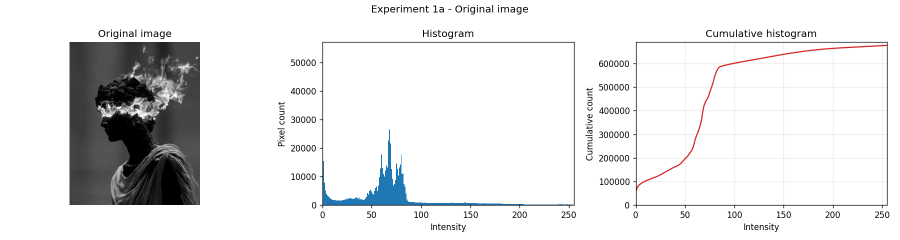
#> input picture Digital Image Processing/Assignment1_output/exp1a_original.png, 1800 x 480 px (shown at 1/2 size)
$ python FullProject.py Assignment1_output/exp1a_original.png
#> lines starting #> are read from the running program, lines starting #| are printed output that depends on the picture
#!/usr/bin/env python3
"""
Digital Image Processing - Lab 2
Histogram Analysis & Contrast Stretching

Experiment 1: histogram, histogram shift, cumulative histogram, equalization
Experiment 2: deduce contrast-stretching parameters from the histogram, apply with cv2.LUT

Usage:
    python lab2_histogram.py                      # uses a built-in synthetic low-contrast image
    python lab2_histogram.py path/to/image.png    # your own image (color is converted to gray)
    python lab2_histogram.py img.png --shift 60 --low 1 --high 99
    python lab2_histogram.py img.png --no-show    # only save figures (no pop-up windows)

Figures are saved to ./lab2_output (change with --out).
"""

import argparse
import os
import sys

import numpy as np
import cv2
import matplotlib

# The backend must be chosen before pyplot is imported.
if "--no-show" in sys.argv:
    matplotlib.use("Agg")
import matplotlib.pyplot as plt


# --------------------------------------------------------------------------
# Helpers
# --------------------------------------------------------------------------
def load_gray(path):
    """Load an image as 8-bit grayscale (shape (M, N), dtype uint8)."""
#> called with path = 'Assignment1_output/exp1a_original.png'
    img = cv2.imread(path, cv2.IMREAD_GRAYSCALE)
#> img: shape (480, 1800); min 0, max 255, mean 230.6
    if img is None:
        sys.exit(
            f"Error: could not read image '{path}'. Check the path and file format."
        )
    return img


def make_demo_image(h=300, w=400, seed=0):
    """Synthetic low-contrast image (values roughly 90..170) so the lab runs without any file."""
    rng = np.random.default_rng(seed)
    y, x = np.mgrid[0:h, 0:w]
    base = 100 + 40 * (x / w)  # soft horizontal gradient
    disk = ((x - w * 0.3) ** 2 + (y - h * 0.5) ** 2) < (h * 0.25) ** 2
    rect = (abs(x - w * 0.72) < w * 0.15) & (abs(y - h * 0.5) < h * 0.2)
    img = base + 25 * disk - 20 * rect + rng.normal(0, 4, (h, w))  # shapes + mild noise
    return np.clip(img, 0, 255).astype(np.uint8)


def compute_hist(img):
    """Histogram n_j for j = 0..255, using cv2.calcHist (returns a flat float array)."""
    return cv2.calcHist(
        [img], [0], None, [256], [0, 256]
    ).ravel()  # (image , channal zero , no masks , number of bins , the range from histogram to flattern matrix)


def cumulative_hist(hist):
    """Cumulative histogram: number of pixels with value <= r."""
    return np.cumsum(hist)


def shift_histogram(img, value):
    """
    Histogram shift by `value`: s = r + value, saturated to [0, 255].
    Done through a lookup table so it is applied the same way as everything else.
    Pixels pushed past 0 or 255 pile up at the border (information is lost).
    """
    lut = np.clip(np.arange(256) + value, 0, 255).astype(np.uint8)
    return cv2.LUT(img, lut)


def equalize_manual(img):
    """Textbook formula s = round(255 / (M*N) * sum_{j<=r} n_j), used to cross-check cv2.equalizeHist."""
    cdf = cumulative_hist(compute_hist(img))
    lut = np.round(255.0 * cdf / img.size).astype(np.uint8)
    return cv2.LUT(img, lut)


def deduce_stretch_params(hist, low_pct, high_pct):
    """
    Read r_min / r_max from the cumulative histogram.
    r_min = smallest level where at least low_pct % of pixels are at or below it
    r_max = smallest level where at least high_pct % of pixels are at or below it
    With low=0 and high=100 these are the true min and max of the image.
    Using e.g. 1 / 99 makes the stretch robust to a few outlier pixels.
    """
    cdf = cumulative_hist(hist)
    total = cdf[-1]
    r_min = int(np.searchsorted(cdf, max(total * low_pct / 100.0, 1), side="left"))
    r_max = int(np.searchsorted(cdf, total * high_pct / 100.0, side="left"))
    return r_min, min(r_max, 255)


def stretch_lut(r_min, r_max):
    """256-entry LUT for s = (r - r_min) / (r_max - r_min) * 255, clipped to [0, 255]."""
    r = np.arange(256, dtype=np.float64)
    s = (r - r_min) / (r_max - r_min) * 255.0
    return np.round(np.clip(s, 0, 255)).astype(np.uint8)


# --------------------------------------------------------------------------
# Plot helpers
# --------------------------------------------------------------------------
def show_img(ax, img, title):
    ax.imshow(
        img, cmap="gray", vmin=0, vmax=255
    )  # fixed range so brightness is comparable
    ax.set_title(title)
    ax.axis("off")


def show_hist(ax, hist, title, color="tab:blue"):
    ax.bar(np.arange(256), hist, width=1.0, color=color)
    ax.set_xlim(0, 255)
    ax.set_title(title)
    ax.set_xlabel("Intensity")
    ax.set_ylabel("Pixel count")


def show_cumhist(ax, cdf, title, color="tab:red"):
    ax.plot(np.arange(256), cdf, color=color)
    ax.set_xlim(0, 255)
    ax.set_ylim(0, cdf[-1] * 1.02)
    ax.set_title(title)
    ax.set_xlabel("Intensity")
    ax.set_ylabel("Cumulative count")
    ax.grid(alpha=0.3)


def save(fig, out_dir, name):
    fig.tight_layout()
    path = os.path.join(out_dir, name)
    fig.savefig(path, dpi=120)
    print(f"  saved {path}")


# --------------------------------------------------------------------------
# Experiments
# --------------------------------------------------------------------------
def experiment_1(img, shift_value, out_dir):
#> called with shift_value = 50, out_dir = 'lab2_output'
    print("\n=== Experiment 1: histogram analysis & equalization ===")
    hist = compute_hist(img)
#> hist = 256 values, max 732541 at index 255, min 35 at index 222, mean 3375
    cdf = cumulative_hist(hist)
#> cdf = 256 values from 12466 to 864000
    print(
        f"  image size: {img.shape[1]}x{img.shape[0]}  min={img.min()}  max={img.max()}  mean={img.mean():.1f}"
    )
#|   image size: 1800x480  min=0  max=255  mean=230.6

    # 1a. original image, its histogram, its cumulative histogram
    fig, ax = plt.subplots(1, 3, figsize=(15, 4))
    fig.suptitle("Experiment 1a - Original image")
    show_img(ax[0], img, "Original image")
    show_hist(ax[1], hist, "Histogram")
    show_cumhist(ax[2], cdf, "Cumulative histogram")
    save(fig, out_dir, "exp1a_original.png")
#> in save, `fig.savefig(path, dpi=120)`:
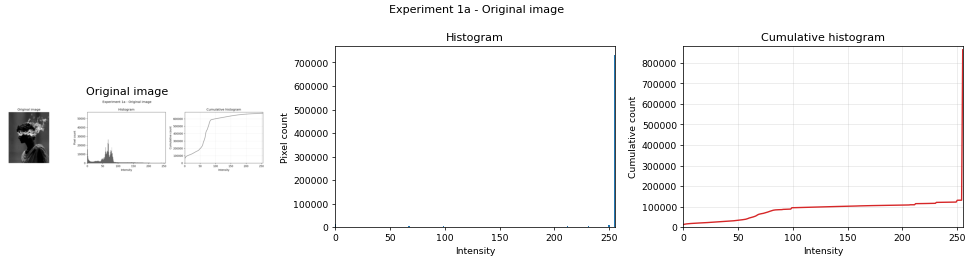
#> figure drawn by matplotlib, 3 panels; panel 2: tallest bar 732541 high, from x = 254.5 to 255.5; panel 3: curve peaks at x = 255, y = 864000

    # 1b. histogram shift by value
    shifted = shift_histogram(img, shift_value)
#> in shift_histogram, `return cv2.LUT(img, lut)`:
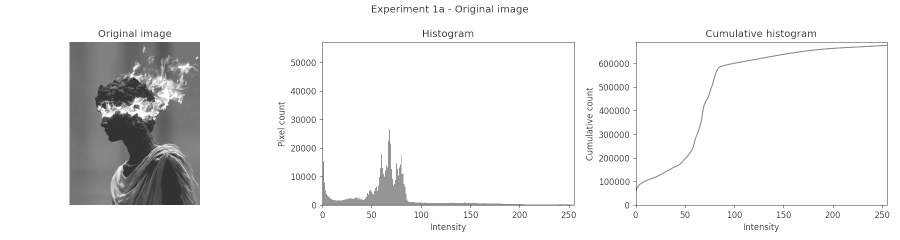
#> returned value: shape (480, 1800) (shown at 1/2 size); min 50, max 255, mean 237.4
    hist_sh = compute_hist(shifted)
#> hist_sh = 256 values, max 756099 at index 255, min 0 at index 0, mean 3375
    clipped = int(
        hist_sh[0] if shift_value < 0 else hist_sh[255] if shift_value > 0 else 0
    )
#> clipped = 756099
    print(
        f"  shift by {shift_value:+d}: new min={shifted.min()} max={shifted.max()}  "
        f"pixels piled on the clipped border: {clipped}"
    )
#|   shift by +50: new min=50 max=255  pixels piled on the clipped border: 756099
    fig, ax = plt.subplots(2, 2, figsize=(11, 8))
    fig.suptitle(f"Experiment 1b - Histogram shift by {shift_value:+d}")
    show_img(ax[0, 0], img, "Original")
    show_hist(ax[0, 1], hist, "Original histogram")
    show_img(ax[1, 0], shifted, f"Shifted ({shift_value:+d})")
    show_hist(ax[1, 1], hist_sh, "Shifted histogram", color="tab:orange")
    save(fig, out_dir, "exp1b_shift.png")
#> call 2 of save, with out_dir = 'lab2_output', name = 'exp1b_shift.png'
#> in save (call 2), `fig.savefig(path, dpi=120)`:
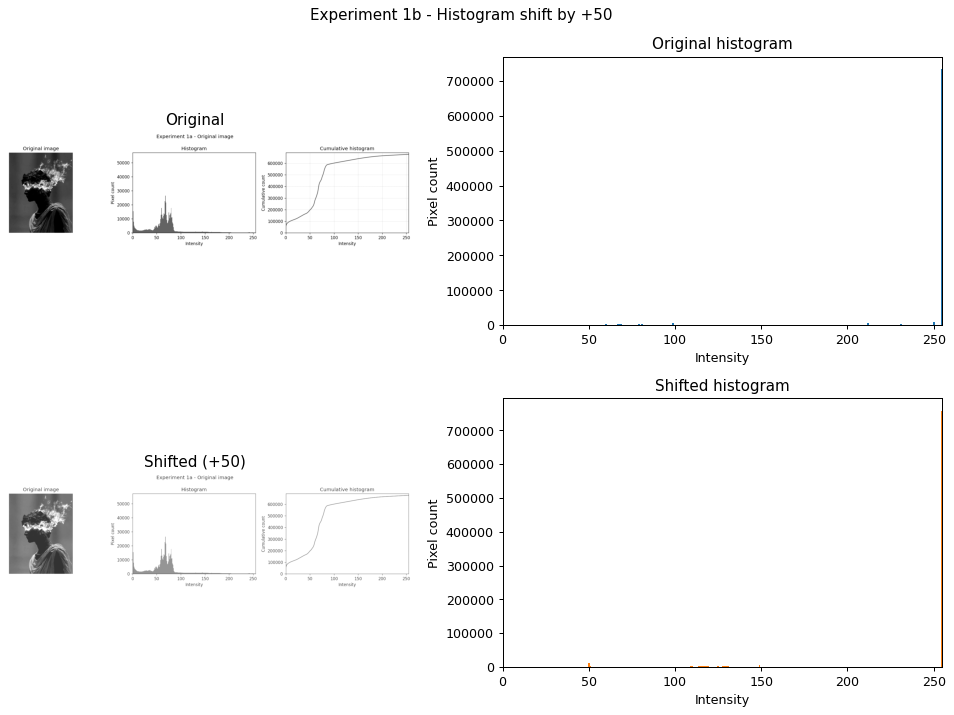
#> figure drawn by matplotlib, 4 panels; panel 2: tallest bar 732541 high, from x = 254.5 to 255.5; panel 4: tallest bar 756099 high, from x = 254.5 to 255.5

    # 1c. histogram equalization (cv2.equalizeHist)
    eq = cv2.equalizeHist(img)
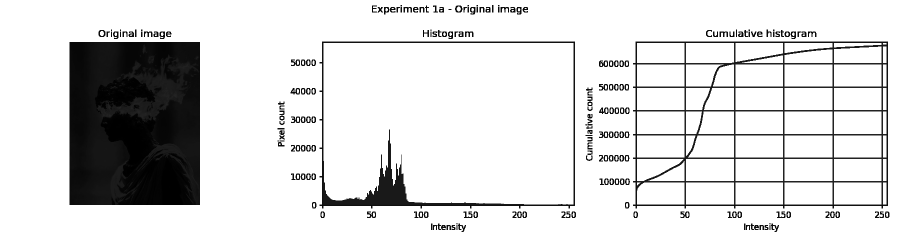
#> eq: shape (480, 1800) (shown at 1/2 size); min 0, max 255, mean 218.7
    hist_eq = compute_hist(eq)
#> hist_eq = 256 values, max 732541 at index 255, min 0 at index 24, mean 3375
    cdf_eq = cumulative_hist(hist_eq)
#> cdf_eq = 256 values from 12466 to 864000

    # cross-check against the textbook formula (they differ by at most a few gray levels,
    # because OpenCV subtracts cdf_min so the darkest occupied level maps exactly to 0)
    diff = np.abs(eq.astype(int) - equalize_manual(img).astype(int))
#> in equalize_manual, `lut = np.round(255.0 * cdf / img.size).astype(np.uint8)`: lut = 256 values from 4 to 255
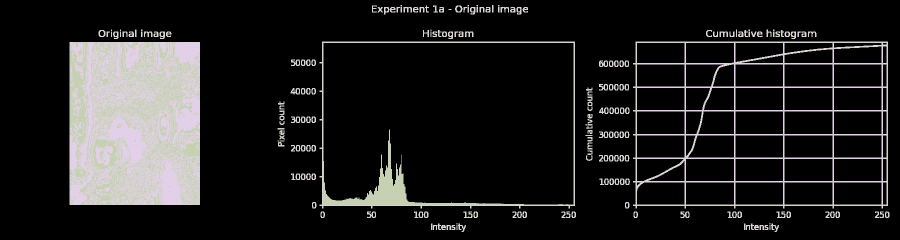
#> diff: shape (480, 1800) int64 (shown at 1/2 size); 3 distinct labels, from 0 to 4; one colour per label, 0 black
    print(f"  equalized: min={eq.min()} max={eq.max()}  mean={eq.mean():.1f}")
#|   equalized: min=0 max=255  mean=218.7
    print(
        f"  cv2.equalizeHist vs textbook formula: max |diff| = {diff.max()} gray levels"
    )
#|   cv2.equalizeHist vs textbook formula: max |diff| = 4 gray levels

    fig, ax = plt.subplots(2, 3, figsize=(15, 8))
    fig.suptitle("Experiment 1c - Histogram equalization (top: before, bottom: after)")
    show_img(ax[0, 0], img, "Original image")
    show_hist(ax[0, 1], hist, "Original histogram")
    show_cumhist(ax[0, 2], cdf, "Original cumulative histogram")
    show_img(ax[1, 0], eq, "Equalized image")
    show_hist(ax[1, 1], hist_eq, "Equalized histogram", color="tab:green")
    show_cumhist(ax[1, 2], cdf_eq, "Equalized cumulative histogram", color="tab:purple")
    save(fig, out_dir, "exp1c_equalization.png")
#> call 3 of save, with out_dir = 'lab2_output', name = 'exp1c_equalization.png'
#> in save (call 3), `fig.savefig(path, dpi=120)`:
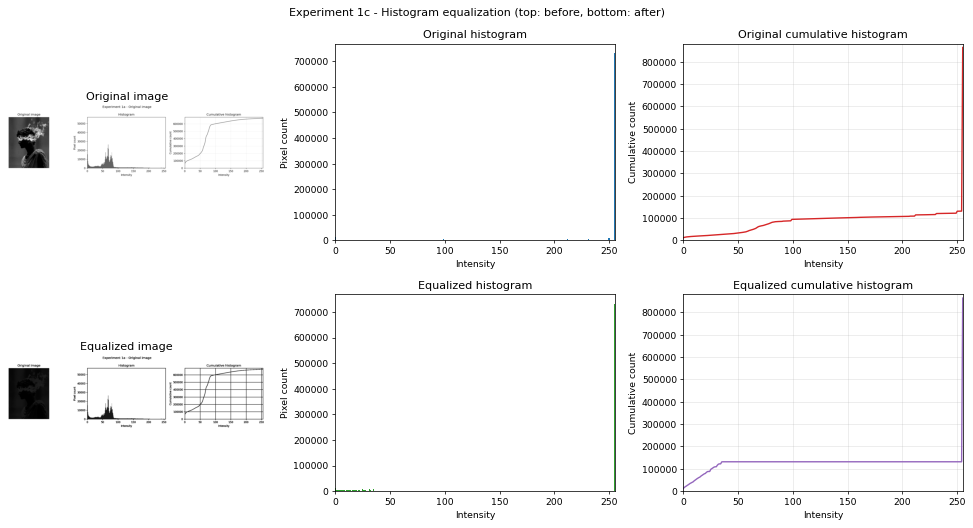
#> figure drawn by matplotlib, 6 panels; panel 2: tallest bar 732541 high, from x = 254.5 to 255.5; panel 3: curve peaks at x = 255, y = 864000; panel 5: tallest bar 732541 high, from x = 254.5 to 255.5; panel 6: curve peaks at x = 255, y = 864000
    return eq


def experiment_2(img, low_pct, high_pct, out_dir):
#> called with low_pct = 1, high_pct = 99, out_dir = 'lab2_output'
    print("\n=== Experiment 2: contrast stretching ===")
    hist = compute_hist(img)
    r_min, r_max = deduce_stretch_params(hist, low_pct, high_pct)
#> in deduce_stretch_params, `cdf = cumulative_hist(hist)`: cdf = 256 values from 12466 to 864000
#> in deduce_stretch_params, `total = cdf[-1]`: total = 864000
#> in deduce_stretch_params, `r_min = int(np.searchsorted(cdf, max(total * low_pct / 100.0, 1), side..`: r_min = 0
#> in deduce_stretch_params, `r_max = int(np.searchsorted(cdf, total * high_pct / 100.0, side="left"))`: r_max = 255
#> r_min = 0; r_max = 255
    print(f"  true min/max of image : {img.min()} / {img.max()}")
#|   true min/max of image : 0 / 255
    print(
        f"  chosen percentiles    : {low_pct}% / {high_pct}%  ->  r_min={r_min}, r_max={r_max}"
    )
#|   chosen percentiles    : 1.0% / 99.0%  ->  r_min=0, r_max=255

    if r_max <= r_min:
        print(
            "  WARNING: r_max <= r_min (flat image or bad percentiles). Skipping stretch."
        )
        return img

    gain = 255.0 / (r_max - r_min)
#> gain = 1
    print(
        f"  s = (r - {r_min}) / ({r_max} - {r_min}) * 255      contrast gain = {gain:.2f}"
    )
#|   s = (r - 0) / (255 - 0) * 255      contrast gain = 1.00

    lut = stretch_lut(r_min, r_max)
#> in stretch_lut, `s = (r - r_min) / (r_max - r_min) * 255.0`: s = 256 values from 0 to 255
#> lut = 256 values from 0 to 255
    out = cv2.LUT(img, lut)  # apply the lookup table to every pixel
    hist_out = compute_hist(out)
#> hist_out has the same summary as hist in experiment_1
    print(f"  stretched: min={out.min()} max={out.max()}  mean={out.mean():.1f}")
#|   stretched: min=0 max=255  mean=230.6

    fig, ax = plt.subplots(2, 3, figsize=(15, 8))
    fig.suptitle(f"Experiment 2 - Contrast stretching  (r_min={r_min}, r_max={r_max})")
    show_img(ax[0, 0], img, "Original image")
    show_hist(ax[0, 1], hist, "Original histogram")
    for v, lab in ((r_min, "r_min"), (r_max, "r_max")):
        ax[0, 1].axvline(v, color="red", linestyle="--")
        ax[0, 1].text(v, ax[0, 1].get_ylim()[1] * 0.92, f" {lab}={v}", color="red")
#> this loop made 2 passes
#> (v, lab) on passes 1 to 2: (0, 'r_min'), (255, 'r_max')
    ax[0, 2].plot(np.arange(256), lut, color="black")
    ax[0, 2].plot([0, 255], [0, 255], "--", color="gray", label="identity")
    ax[0, 2].set_title("Transformation s = T(r)  (the LUT)")
    ax[0, 2].set_xlabel("Input r")
    ax[0, 2].set_ylabel("Output s")
    ax[0, 2].set_xlim(0, 255)
    ax[0, 2].set_ylim(0, 255)
    ax[0, 2].legend()
    ax[0, 2].grid(alpha=0.3)
    show_img(ax[1, 0], out, "Stretched image")
    show_hist(ax[1, 1], hist_out, "Stretched histogram", color="tab:green")
    show_img(ax[1, 2], cv2.equalizeHist(img), "For comparison: equalized image")
    save(fig, out_dir, "exp2_stretching.png")
#> call 4 of save, with out_dir = 'lab2_output', name = 'exp2_stretching.png'
#> in save (call 4), `fig.savefig(path, dpi=120)`:
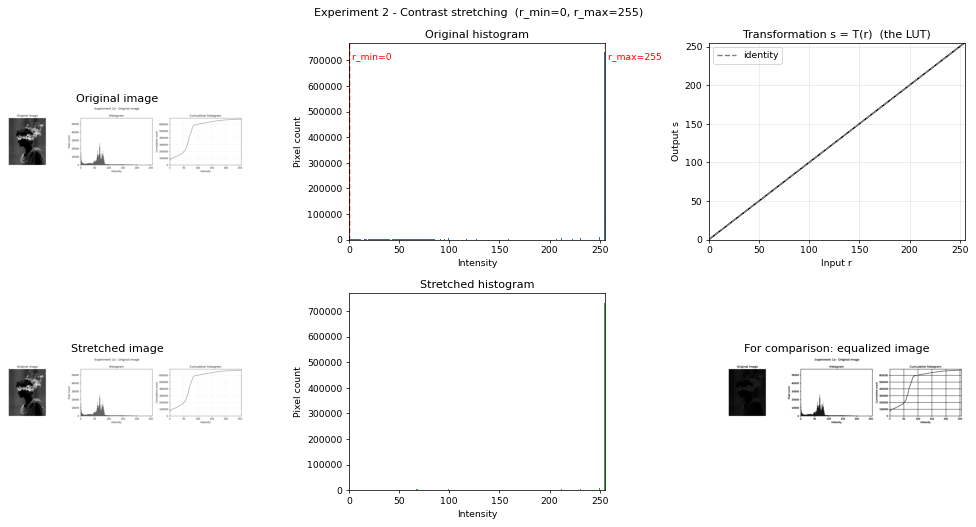
#> figure drawn by matplotlib, 6 panels; panel 2: tallest bar 732541 high, from x = 254.5 to 255.5; panel 3: curve peaks at x = 255, y = 255; panel 5: tallest bar 732541 high, from x = 254.5 to 255.5
    return out


# --------------------------------------------------------------------------
def main():
    p = argparse.ArgumentParser(
        description="Lab 2: histogram analysis & contrast stretching"
    )
    p.add_argument(
        "image", nargs="?", help="path to an image (default: synthetic demo image)"
    )
    p.add_argument(
        "--shift",
        type=int,
        default=50,
        help="histogram shift value for Exp 1 (default 50)",
    )
    p.add_argument(
        "--low",
        type=float,
        default=1.0,
        help="lower percentile for stretching (default 1)",
    )
    p.add_argument(
        "--high",
        type=float,
        default=99.0,
        help="upper percentile for stretching (default 99)",
    )
    p.add_argument("--out", default="lab2_output", help="output folder for figures")
    p.add_argument(
        "--no-show", action="store_true", help="save figures without opening windows"
    )
    args = p.parse_args()

    if not (0 <= args.low < args.high <= 100):
        sys.exit("Error: need 0 <= --low < --high <= 100")

    os.makedirs(args.out, exist_ok=True)
    if args.image:
        img = load_gray(args.image)
    else:
        print("No image given -> using a synthetic low-contrast demo image.")
        img = make_demo_image()
        cv2.imwrite(os.path.join(args.out, "demo_input.png"), img)

    experiment_1(img, args.shift, args.out)
    stretched = experiment_2(img, args.low, args.high, args.out)
    cv2.imwrite(os.path.join(args.out, "stretched_result.png"), stretched)
    print(f"\nDone. Figures and result images are in '{args.out}'.")

    if not args.no_show:
        plt.show()


if __name__ == "__main__":
    main()
